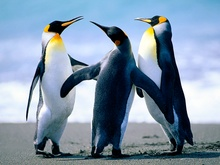
%> input picture Penguins.jpg, 220 x 165 px, shrunk from 1024 x 768 before the run
$ octave sift.m   (GNU Octave 9; MATLAB toolbox functions it lacks are replaced by stand-ins)
%> lines starting %> are read from the running program, lines starting %| are printed output that depends on the picture
### ScaleSpace.m
function Octave_outputs = ScaleSpace( I_input,DOG_Times,Octaves,Sigma,k )
%A funcion that computes a scal space using Difference of Gaussian and returns multiple output Images based on Number of Octaves and Number of DOF computed
%I_input: the orginal input Image
%DOG_Times: the number of times that Difference of Gaussian should be computed
%Octaves: How many octaves should be computed
%Sigma: is the sigma value for Gaussain filter
%k: is the scale value that will be multiplied by sigma to compute the Gaussian and find DOG


DOG = cell(1,DOG_Times); %Create cell array of empty matrices.
counter = 0; %for mutlible Octaves different k

for j=1:Octaves
       %First Gaussian Filter
        GaussainSize = ceil(7*(Sigma * (k^counter)));
        H = fspecial('gaussian' , [GaussainSize GaussainSize], Sigma * (k^counter));
        if(j>1) %Down scale the image after the first octave
            I_input = I_input(1:2:end,1:2:end);
        end
    for i=1:DOG_Times
      L1 = conv2(I_input,H,'same');
      GaussainSize = ceil(7*(Sigma*(k^(i+counter))));
      H = fspecial('gaussian' , [GaussainSize GaussainSize], Sigma*(k^(i+counter)));
      L2 = conv2(I_input,H,'same');
      %DOG and save it
      Octave_outputs(j).DOG{i} = struct('DOG',L2 - L1,'L2',L2,'L1',L1,'S',Sigma*(k^(i+counter)));
    end
    counter = counter + 1;
end

end

### sift.m
close all; clear all; clc;
image = imread('Penguins.jpg');
%> image is the input picture: size 165x220x3 uint8; mean R, G, B 128.2, 148.1, 168.1
image2= image;
[Irows, Icols, chan]=size(image);
%> Irows = 165; Icols = 220; chan = 3
if(chan == 3)
    image = rgb2gray(image); %convert the input image to gray level (if it not gray already)
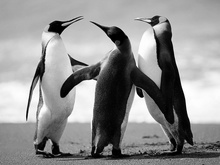
%> image: size 165x220 uint8; min 0, max 255, mean 144.4
end
I = double(image);
%%%%%%%%%%%%%%%%%%%%%%%%%%%%%%%%% Scale space peak selection %%%%%%%%%%%%%%%%%%%%%%%%%%%%%%%%%
Sigma = 1.6;
k=sqrt(2);
DOG_Times = 4;
Octaves = 3;
Octave_outputs = ScaleSpace( I,DOG_Times,Octaves,Sigma,k );
%> the loop in ScaleSpace, `for j=1:Octaves` made 3 passes
%> pass 2, in ScaleSpace, `I_input = I_input(1:2:end,1:2:end);`:
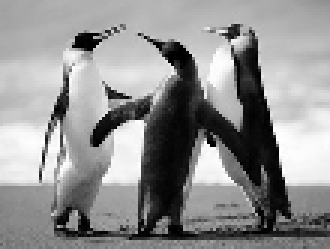
%> I_input: size 83x110 double (shown 3 times larger); min 0, max 255, mean 144.3
%> pass 3, in ScaleSpace, `I_input = I_input(1:2:end,1:2:end);`:
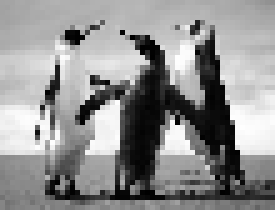
%> I_input: size 42x55 double (shown 5 times larger); min 0, max 254, mean 144.1
%> after the loop in ScaleSpace, `for j=1:Octaves`: Octave_outputs = 3 items; counter = 3
%> Octave_outputs = 3 items
%Peaks Detection
counter = 1;
r_tr = 10;
OriBins = 36;
winfactor  = 1.5 ;
for i=1:Octaves
    for j=1:DOG_Times
        if(j~=DOG_Times && j~=1) %avoid min and max scale output because they dont have adjacent scales
            current = Octave_outputs(i).DOG{j}.DOG;
            below = Octave_outputs(i).DOG{j-1}.DOG;
            above = Octave_outputs(i).DOG{j+1}.DOG;
            L = Octave_outputs(i).DOG{j}.L1;
            S = Octave_outputs(i).DOG{j}.S;
            [rows, cols]=size(Octave_outputs(i).DOG{j}.DOG);
            for r=1:rows
                for c=1:cols
                   if (c~=1 && c~=cols && r~=1 && r~=rows) %avoid edges becasue they dont have 26 pixels around them in the current and adjecnt scales
                    %compare the current pixle with the other adjacent 26 pixles
                    X = [current(r,c) current(r+1,c) current(r-1,c) current(r,c+1) current(r,c-1) current(r+1,c+1) current(r-1,c-1) current(r+1,c-1) current(r-1,c+1) below(r,c) below(r+1,c) below(r-1,c) below(r,c+1) below(r,c-1) below(r+1,c+1) below(r-1,c-1) below(r+1,c-1) below(r-1,c+1) above(r,c) above(r+1,c) above(r-1,c) above(r,c+1) above(r,c-1) above(r+1,c+1) above(r-1,c-1) above(r+1,c-1) above(r-1,c+1)];
                    [max_X,I_max_X]= max(X);
                    [min_X,I_min_X]= min(X);
                    if(I_max_X == 1 || I_min_X == 1) %Pick the point if it is the maximum or the minimum
                        %%%%%%%%%%%%%%%%%%%%%%%%%%%%%%%%% Key point localization %%%%%%%%%%%%%%%%%%%%%%%%%%%%%%%%%
                        Dx= (current(r,c+1) - current(r,c-1))/2;
                        Dy= (current(r+1,c) - current(r-1,c))/2;
                        Dz= (above(r,c) - below(r,c))/2;
                        D_firstDerivative = [Dx; Dy; Dz];
                        Dxx = current(r,c-1) - 2*current(r,c) + current(r,c+1);
                        Dyy = current(r-1,c) - 2*current(r,c) + current(r+1,c);
                        Dzz = below(r,c) - 2*current(r,c) + above(r,c);
                        Dxy = ((current(r+1,c+1) - current(r+1,c-1)) - (current(r-1,c+1) - current(r-1,c-1))) / 4;
                        Dxz = ((above(r,c+1) - above(r,c-1)) - (below(r,c+1) - below(r,c-1))) / 4;
                        Dyz = ((above(r+1,c) - above(r-1,c)) - (below(r+1,c) - below(r-1,c))) / 4;
                        D_secondDerivative = [Dxx Dxy Dxz;Dxy Dyy Dyz;Dxz Dyz Dzz];
                        extremum = -inv(D_secondDerivative)*D_firstDerivative;
                        if(I_max_X == 1)
                            D=max_X;
                        else
                            D=min_X;
                        end
                        %Maxima and Minima with offest
                        %Interpolated estimate for the location of the extremum.
                        x=c;
                        y=r;
                        z=j;
                        if(extremum(1) > 0.5 && ceil(c+extremum(1))<cols)
                            extremum(1) = ceil(x+extremum(1));
                            x= extremum(1);
                        end
                        if(extremum(2) > 0.5 && ceil(r+extremum(2))<rows)
                            extremum(2) = ceil(y+extremum(2));
                            y= extremum(2);
                        end
                        if(extremum(3) > 0.5 && ceil(j+extremum(3))<=DOG_Times)
                            extremum(3) = ceil(z+extremum(3));
                            z= extremum(3);
                            L = Octave_outputs(i).DOG{z}.L1;
                            S = Octave_outputs(i).DOG{z}.S;
                        end
%> (the run ends here)

$ run again, with Desert.jpg copied over Penguins.jpg
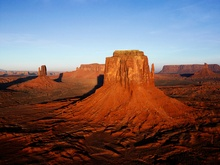
%> input picture Desert.jpg, 220 x 165 px, shrunk from 1024 x 768 before the run
%> image is the input picture: size 165x220x3 uint8; mean R, G, B 119.4, 99.3, 100.6
%> `image = rgb2gray(image);`:
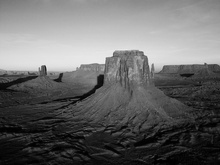
%> image: size 165x220 uint8; min 0, max 242, mean 105.4
%> the loop in ScaleSpace, `for j=1:Octaves` made 3 passes
%> pass 3, in ScaleSpace, `I_input = I_input(1:2:end,1:2:end);`:
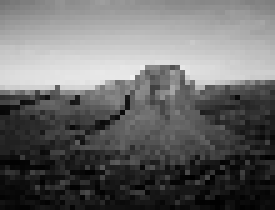
%> I_input: size 42x55 double (shown 5 times larger); min 0, max 241, mean 104.7
%> after the loop in ScaleSpace, `for j=1:Octaves`: Octave_outputs = 3 items; counter = 3
%> `Octave_outputs = ScaleSpace( I,DOG_Times,Octaves,Sigma,k );`: Octave_outputs = 3 items
